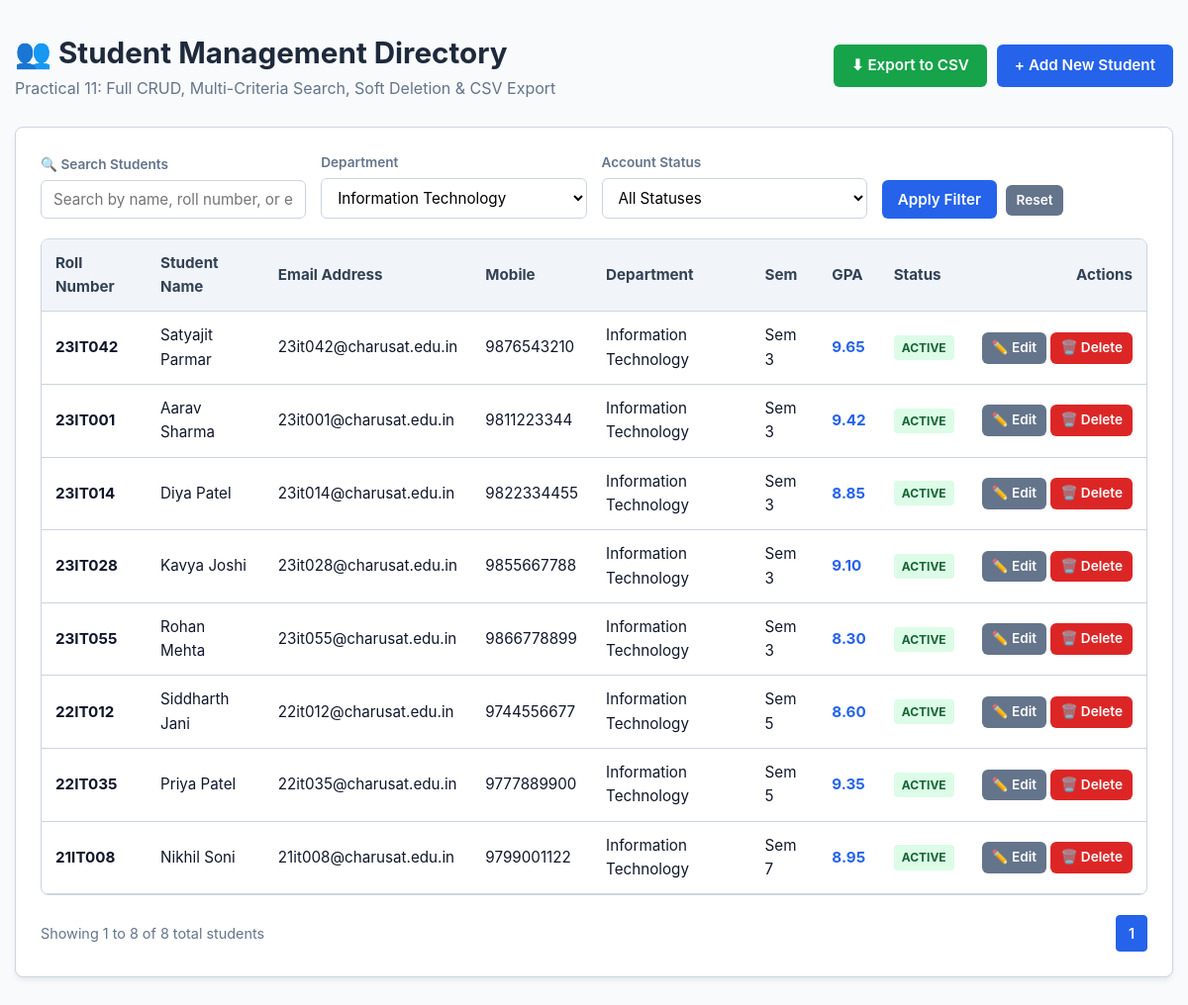
Page /index.php?department=Information Technology on the committed database.
### tables this page shows
CREATE TABLE IF NOT EXISTS `students` (
    `id` INT UNSIGNED AUTO_INCREMENT PRIMARY KEY,
    `roll_number` VARCHAR(20) NOT NULL UNIQUE,
    `full_name` VARCHAR(100) NOT NULL,
    `email` VARCHAR(100) NOT NULL UNIQUE,
    `phone` VARCHAR(15) NOT NULL,
    `department` VARCHAR(80) NOT NULL,
    `semester` TINYINT UNSIGNED NOT NULL DEFAULT 1,
    `gpa` DECIMAL(3, 2) NOT NULL DEFAULT 0.00,
    `city` VARCHAR(50) NOT NULL DEFAULT 'Anand',
    `status` ENUM('active', 'inactive', 'deleted') NOT NULL DEFAULT 'active',
    `created_at` TIMESTAMP DEFAULT CURRENT_TIMESTAMP,
    `updated_at` TIMESTAMP DEFAULT CURRENT_TIMESTAMP ON UPDATE CURRENT_TIMESTAMP,
    INDEX `idx_students_search` (`roll_number`, `full_name`, `email`),
    INDEX `idx_students_filter` (`department`, `status`)
);

### index.php (the view, shortened to what this page needs)
<?php
$pdo = Database::getConnection();
$search     = trim($_GET['search'] ?? '');
$department = trim($_GET['department'] ?? 'ALL');
$status     = trim($_GET['status'] ?? 'ALL');
$page       = max(1, (int)($_GET['page'] ?? 1));
$perPage    = 8;
$offset     = ($page - 1) * $perPage;
$whereClauses = [];
$params = [];
if ($department !== '' && $department !== 'ALL') {
    $whereClauses[] = "department = :dept";
    $params[':dept'] = $department;
}
$whereSql = !empty($whereClauses) ? 'WHERE ' . implode(' AND ', $whereClauses) : '';
$countStmt = $pdo->prepare("SELECT COUNT(*) FROM students {$whereSql}");
$countStmt->execute($params);
$totalRows = (int)$countStmt->fetchColumn();
$totalPages = max(1, ceil($totalRows / $perPage));
$query = "
    SELECT id, roll_number, full_name, email, phone, department, semester, gpa, city, status
    FROM students
    {$whereSql}
    ORDER BY id ASC
    LIMIT :limit OFFSET :offset
";
$stmt = $pdo->prepare($query);
foreach ($params as $k => $v) {
    $stmt->bindValue($k, $v);
}
$stmt->bindValue(':limit', $perPage, PDO::PARAM_INT);
$stmt->bindValue(':offset', $offset, PDO::PARAM_INT);
$stmt->execute();
$students = $stmt->fetchAll();
$deptStmt = $pdo->query("SELECT DISTINCT department FROM students WHERE department IS NOT NULL AND department != '' ORDER BY department ASC");
$allDepts = $deptStmt->fetchAll(PDO::FETCH_COLUMN);
?>
<!DOCTYPE html>
<html lang="en">
<head>
    <link rel="stylesheet" href="css/style.css">
</head>
<body>
    <div class="container">
        <header class="header">
            <div>
                <h1>👥 Student Management Directory</h1>
                <p style="color:var(--text-secondary);">Practical 11: Full CRUD, Multi-Criteria Search, Soft Deletion &amp; CSV Export</p>
            </div>
            <div style="display: flex; gap: 10px;">
                <a href="export_csv.php?search=<?= urlencode($search) ?>&department=<?= urlencode($department) ?>&status=<?= urlencode($status) ?>" class="btn btn-success">
                    ⬇ Export to CSV
                </a>
                <a href="add_student.php" class="btn">
                    + Add New Student
                </a>
            </div>
        </header>
        <div class="card">
            <form action="index.php" method="GET" class="filter-bar">
                <div class="form-group" style="flex: 2;">
                    <label for="search">🔍 Search Students</label>
                    <input type="text" id="search" name="search" class="form-control"
                           placeholder="Search by name, roll number, or email..." value="<?= htmlspecialchars($search) ?>">
                </div>
                <div class="form-group">
                    <label for="department">Department</label>
                    <select id="department" name="department" class="form-control">
                        <?php foreach ($allDepts as $d): ?>
                            <option value="<?= htmlspecialchars($d) ?>" <?= $department === $d ? 'selected' : '' ?>>
                                <?= htmlspecialchars($d) ?>
                            </option>
                        <?php endforeach; ?>
                    </select>
                </div>
                <div class="form-group">
                    <label for="status">Account Status</label>
                    <select id="status" name="status" class="form-control">
                        <option value="ALL" <?= $status === 'ALL' ? 'selected' : '' ?>>All Statuses</option>
                    </select>
                </div>
                <div>
                    <button type="submit" class="btn btn-primary" style="padding: 10px 16px;">Apply Filter</button>
                    <a href="index.php" class="btn btn-secondary btn-sm" style="margin-left: 5px;">Reset</a>
                </div>
            </form>
            <div class="table-wrapper">
                <table>
                    <thead>
                        <tr>
                            <th>Roll Number</th>
                            <th>Student Name</th>
                            <th>Email Address</th>
                            <th>Mobile</th>
                            <th>Department</th>
                            <th>Sem</th>
                            <th>GPA</th>
                            <th>Status</th>
                            <th style="text-align: right;">Actions</th>
                        </tr>
                    </thead>
                    <tbody>
                        <?php if (empty($students)): ?>
                            <tr>
                                <td colspan="9" style="text-align: center; padding: 30px; color: var(--text-secondary);">
                                    🔍 No student records match your query. Try resetting filters.
                                </td>
                            </tr>
                        <?php else: ?>
                            <?php foreach ($students as $s): ?>
                                <tr class="<?= $s['status'] === 'deleted' ? 'row-deleted' : '' ?>">
                                    <td><strong><?= htmlspecialchars($s['roll_number']) ?></strong></td>
                                    <td><?= htmlspecialchars($s['full_name']) ?></td>
                                    <td><?= htmlspecialchars($s['email']) ?></td>
                                    <td><?= htmlspecialchars($s['phone']) ?></td>
                                    <td><?= htmlspecialchars($s['department']) ?></td>
                                    <td>Sem <?= (int)$s['semester'] ?></td>
                                    <td><strong style="color:var(--primary);"><?= number_format((float)$s['gpa'], 2) ?></strong></td>
                                    <td>
                                        <span class="badge badge-<?= htmlspecialchars($s['status']) ?>">
                                            <?= htmlspecialchars($s['status']) ?>
                                        </span>
                                    </td>
                                    <td style="text-align: right; white-space: nowrap;">
                                        <a href="edit_student.php?id=<?= $s['id'] ?>" class="btn btn-secondary btn-sm" title="Edit Student">✏️ Edit</a>
                                        <?php if ($s['status'] === 'deleted'): ?>
                                            <a href="delete_student.php?id=<?= $s['id'] ?>&action=restore" class="btn btn-success btn-sm" onclick="return confirm('Restore this soft-deleted student to active status?');">
                                                ♻️ Restore
                                            </a>
                                        <?php else: ?>
                                            <a href="delete_student.php?id=<?= $s['id'] ?>&action=soft_delete" class="btn btn-danger btn-sm" onclick="return confirm('Confirm soft deletion for <?= htmlspecialchars(addslashes($s['full_name'])) ?>? The record can be restored later.');">
                                                🗑️ Delete
                                            </a>
                                        <?php endif; ?>
                                    </td>
                                </tr>
                            <?php endforeach; ?>
                        <?php endif; ?>
                    </tbody>
                </table>
            </div>
            <div class="pagination">
                <span style="font-size: 0.9rem; color: var(--text-secondary);">
                    Showing <?= $totalRows > 0 ? $offset + 1 : 0 ?> to <?= min($offset + $perPage, $totalRows) ?> of <?= $totalRows ?> total students
                </span>
                <div class="page-links">
                    <?php for ($p = 1; $p <= $totalPages; $p++): ?>
                        <a href="index.php?page=<?= $p ?>&search=<?= urlencode($search) ?>&department=<?= urlencode($department) ?>&status=<?= urlencode($status) ?>"
                           class="page-link <?= $p === $page ? 'active' : '' ?>">
                            <?= $p ?>
                        </a>
                    <?php endfor; ?>
                </div>
            </div>
        </div>
    </div>
</body>
</html>

### css/style.css (style rules this page uses)
:root { --primary: #2563eb; --primary-dark: #1d4ed8; --bg-page: #f8fafc; --bg-card: #ffffff; --text-primary: #0f172a; --text-secondary: #64748b; --border: #cbd5e1; --success: #16a34a; --danger: #dc2626; --warning: #f59e0b; --radius: 8px; --shadow: 0 4px 6px -1px rgba(0, 0, 0, 0.08); }
* { box-sizing: border-box; margin: 0; padding: 0; font-family: -apple-system, BlinkMacSystemFont, "Segoe UI", Roboto, sans-serif; }
body { background: var(--bg-page); color: var(--text-primary); line-height: 1.6; padding: 30px 15px; }
.container { max-width: 1200px; margin: 0 auto; }
.card { background: var(--bg-card); border: 1px solid var(--border); border-radius: var(--radius); padding: 25px; box-shadow: var(--shadow); margin-bottom: 25px; }
.header { display: flex; justify-content: space-between; align-items: center; margin-bottom: 25px; flex-wrap: wrap; gap: 15px; }
h1 { font-size: 1.85rem; color: #1e293b; }
.btn { display: inline-flex; align-items: center; gap: 6px; background: var(--primary); color: #fff; padding: 9px 18px; border-radius: 6px; font-weight: 600; text-decoration: none; border: none; cursor: pointer; font-size: 0.95rem; transition: background 0.2s; }
.btn-success { background: var(--success); }
.btn-danger { background: var(--danger); }
.btn-secondary { background: #64748b; }
.btn-sm { padding: 5px 10px; font-size: 0.85rem; }
.filter-bar { display: grid; grid-template-columns: repeat(auto-fit, minmax(200px, 1fr)); gap: 15px; align-items: end; margin-bottom: 20px; }
.form-group label { display: block; font-size: 0.85rem; font-weight: 600; margin-bottom: 4px; color: var(--text-secondary); }
.form-control { width: 100%; padding: 9px 12px; border: 1.5px solid var(--border); border-radius: 6px; font-size: 0.95rem; background: #fff; }
.table-wrapper { overflow-x: auto; border: 1px solid var(--border); border-radius: var(--radius); }
table { width: 100%; border-collapse: collapse; text-align: left; }
th, td { padding: 12px 14px; border-bottom: 1px solid var(--border); font-size: 0.95rem; }
th { background: #f1f5f9; font-weight: 700; color: #334155; }
.badge { display: inline-block; padding: 3px 8px; border-radius: 4px; font-size: 0.75rem; font-weight: bold; text-transform: uppercase; }
.badge-active { background: #dcfce7; color: #166534; }
.pagination { display: flex; justify-content: space-between; align-items: center; margin-top: 20px; flex-wrap: wrap; gap: 10px; }
.page-links { display: flex; gap: 5px; }
.page-link { padding: 6px 12px; border: 1px solid var(--border); background: #fff; text-decoration: none; border-radius: 4px; color: var(--text-primary); font-weight: 600; font-size: 0.9rem; }
.page-link.active { background: var(--primary); color: #fff; border-color: var(--primary); }

### rows in the picture
students: roll_number "23IT042", full_name "Satyajit Parmar", email "23it042@charusat.edu.in", phone "9876543210", department "Information Technology", semester "3", gpa "9.65", status "ACTIVE"
students: roll_number "23IT001", full_name "Aarav Sharma", email "23it001@charusat.edu.in", phone "9811223344", department "Information Technology", semester "3", gpa "9.42", status "ACTIVE"
students: roll_number "23IT014", full_name "Diya Patel", email "23it014@charusat.edu.in", phone "9822334455", department "Information Technology", semester "3", gpa "8.85", status "ACTIVE"
students: roll_number "23IT028", full_name "Kavya Joshi", email "23it028@charusat.edu.in", phone "9855667788", department "Information Technology", semester "3", gpa "9.10", status "ACTIVE"
students: roll_number "23IT055", full_name "Rohan Mehta", email "23it055@charusat.edu.in", phone "9866778899", department "Information Technology", semester "3", gpa "8.30", status "ACTIVE"
students: roll_number "22IT012", full_name "Siddharth Jani", email "22it012@charusat.edu.in", phone "9744556677", department "Information Technology", semester "5", gpa "8.60", status "ACTIVE"
students: roll_number "22IT035", full_name "Priya Patel", email "22it035@charusat.edu.in", phone "9777889900", department "Information Technology", semester "5", gpa "9.35", status "ACTIVE"
students: roll_number "21IT008", full_name "Nikhil Soni", email "21it008@charusat.edu.in", phone "9799001122", department "Information Technology", semester "7", gpa "8.95", status "ACTIVE"

### other values in the picture
$offset + 1 "1"
min($offset + $perPage, $totalRows) "8"
$totalRows "8"
form field department "Information Technology"
